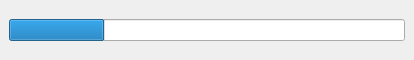
<?xml version="1.0" encoding="UTF-8"?>
<ui version="4.0">
 <class>MainWindow_download</class>
 <widget class="QMainWindow" name="MainWindow_download">
  <property name="geometry">
   <rect>
    <x>0</x>
    <y>0</y>
    <width>414</width>
    <height>60</height>
   </rect>
  </property>
  <property name="windowTitle">
   <string>下载中</string>
  </property>
  <property name="windowIcon">
   <iconset resource="../icon.qrc">
    <normaloff>:/icon/64x64.ico</normaloff>:/icon/64x64.ico</iconset>
  </property>
  <widget class="QWidget" name="centralwidget">
   <layout class="QVBoxLayout" name="verticalLayout">
    <item>
     <widget class="QProgressBar" name="progressBar_download">
      <property name="value">
       <number>24</number>
      </property>
      <property name="textVisible">
       <bool>false</bool>
      </property>
     </widget>
    </item>
   </layout>
  </widget>
  <widget class="QMenuBar" name="menubar">
   <property name="geometry">
    <rect>
     <x>0</x>
     <y>0</y>
     <width>414</width>
     <height>22</height>
    </rect>
   </property>
  </widget>
 </widget>
 <resources>
  <include location="../icon.qrc"/>
 </resources>
 <connections/>
</ui>
